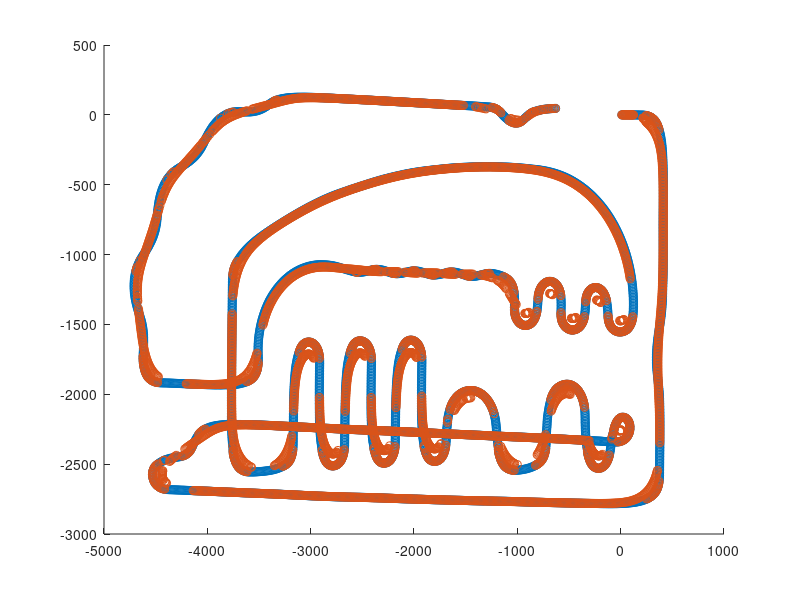

Reproduce this figure in MATLAB. (Note: this script raises an error after producing the figure.)
%data = load("2024AllJapan_Dis,theta.txt");
%data = load("reRoeasymap_Dis,theta.txt");
data = load("reRomap_xy.txt");
%data = load("Distance, Theta.txt");

AllEuclideanDistance = 0;

% 距離と角度の列を抽出
distance = data(:, 1);
theta = data(:, 2);
theta_adj = theta .* 1;

% ゼロでない距離のみを抽出
distance = nonzeros(distance);
theta = theta(1:length(distance));

% 変数の初期化
x = 0;
y = 0;
th = 0;

X = [];
Y = [];
Th = [];
originmap_EucildeanDistance = [];
array_originmap_atan2 = [];
array_radius = [];

% 距離と角度の値を反復処理
for i = 1:length(distance)
    %x = x + distance(i) * cos(th + theta_adj(i)/2); % 10mmの距離をx座標に変換
    %y = y + distance(i) * sin(th + theta_adj(i)/2); % 10mmの距離をy座標に変換
    th = th + theta_adj(i); % 角度を調整
    x = distance(i);%x座標
    y = theta(i);%y座標 thetaと書いてあるが，実際はy座標

    X = [X x];
    Y = [Y y];
    Th = [Th th];
end

origin_atan2 = atan2(Y(2)-Y(1), X(2)-X(1)); % 最初の角度を計算
array_originmap_atan2 = [origin_atan2]; % 最初の角度を配列に追加

% コースの全体距離を計算
for i = 1:length(X)-1
    EuclideanDistance(i) = sqrt((X(i+1) - X(i))^2 + (Y(i+1) - Y(i))^2);
    originmap_EucildeanDistance = [originmap_EucildeanDistance EuclideanDistance(i)];
    origin_atan2 = atan2(Y(i+1)-Y(i),X(i+1)-X(i));
    delta_origin_atan2 = origin_atan2 - array_originmap_atan2(end);
    if delta_origin_atan2 > pi
        origin_atan2 = origin_atan2 - 2 * pi;
    elseif delta_origin_atan2 < -pi
        origin_atan2 = origin_atan2 + 2 * pi;
    end
    delta_origin_atan2_2 = origin_atan2 - array_originmap_atan2(end);
    radius = abs(EuclideanDistance(i) / delta_origin_atan2_2);
    if radius > 1000
        radius = 1000;
    end
    array_originmap_atan2 = [array_originmap_atan2 origin_atan2];
    array_radius = [array_radius radius];
    AllEuclideanDistance = AllEuclideanDistance + EuclideanDistance(i);
end

% 平滑化のための変数の初期化
X_smooth = [];
Y_smooth = [];
Th_smooth = [];
Th_delta = [];
EuclideanDistance = [];
array_shortcutmap_radius = [];
AllEuclideanDistance_shortcut = 0; % ユークリッド距離の総和の初期化
distance_threshold = 1; % 距離のしきい値を設定（例：10mm）

% 最初の点を追加
X_smooth = X(1);
Y_smooth = Y(1);
Th_smooth = Th(1); % 初期角度も追加

% 移動平均を計算
n = numel(X);
for i = 2:n
    % 終点に近づくとき、窓のサイズを徐々に小さくする
    remaining_points = n - i + 1;
    windowSize = min(min(i, remaining_points), 50); % 窓のサイズを設定

    % shortcutmap_radiusが200以下のときはwindowSizeを1にする
    
    if exist('radius', 'var') && array_radius(i - 1) <= 300
        windowSize = 1;
    end

    if i <= windowSize
        temp_x = sum(X(1:i)) / i; % Xの移動平均
        temp_y = sum(Y(1:i)) / i; % Yの移動平均
    else
        temp_x = sum(X(i-windowSize+1:i)) / windowSize; % Xの移動平均
        temp_y = sum(Y(i-windowSize+1:i)) / windowSize; % Yの移動平均
    end
    
    euclidean_dist = sqrt((temp_x - X_smooth(end))^2 + (temp_y - Y_smooth(end))^2);

    if euclidean_dist > distance_threshold
        % 新しい座標を追加
        X_smooth = [X_smooth temp_x];
        Y_smooth = [Y_smooth temp_y];
        
        % 新しい角度を計算
        dx = temp_x - X_smooth(end-1); % x方向の差
        dy = temp_y - Y_smooth(end-1); % y方向の差
        new_th2 = atan2(dy, dx); % 前の座標との角度を計算

        % atan2の例外処理
        delta_th2 = new_th2 - Th_smooth(end);
        if delta_th2 > pi
            new_th2 = new_th2 - 2 * pi;
        elseif delta_th2 < -pi
            new_th2 = new_th2 + 2 * pi;
        end

        delta_th3 = new_th2 - Th_smooth(end); % 角速度の差分
        
        Th_smooth = [Th_smooth new_th2]; % 補正した角度を使用
        Th_delta = [Th_delta delta_th3];

        shortcutmap_radius = abs(euclidean_dist / delta_th3);
        if shortcutmap_radius > 1000
           shortcutmap_radius = 1000;
        end
        
        array_shortcutmap_radius = [array_shortcutmap_radius shortcutmap_radius];
        
        % ユークリッド距離を保存
        EuclideanDistance = [EuclideanDistance euclidean_dist];
        AllEuclideanDistance_shortcut = AllEuclideanDistance_shortcut + euclidean_dist;
        euclidean_dist = 0;
    end
end

% オリジナルコースとショートカットコースの総距離を表示
disp('コースの総距離:')
fprintf('%.0fmm\n', AllEuclideanDistance);

disp('ショートカット経路の総距離:')
fprintf('%.0fmm\n', AllEuclideanDistance_shortcut);

% 元マップの曲率半径
output_file = 'originmap_radius.txt';
fid = fopen(output_file, 'w');
fprintf(fid, '%f\n', [array_radius]);
fclose(fid);
disp('オリジナルマップの角度をファイルに保存されました。');

% 元マップの角度
output_file = 'originmap_atan2.txt';
fid = fopen(output_file, 'w');
fprintf(fid, '%f\n', [array_originmap_atan2]);
fclose(fid);
disp('オリジナルマップの角度をファイルに保存されました。');

% 元マップの座標間のユークリッド距離
output_file = 'originmap_EuclideanDistance.txt';
fid = fopen(output_file, 'w');
fprintf(fid, '%f\n', [originmap_EucildeanDistance]);
fclose(fid);
disp('オリジナルマップのユークリッド距離をファイルに保存されました。');

% ショートカット経路座標をファイルに保存
output_file = 'Shortcutdata_output.txt';
fid = fopen(output_file, 'w');
fprintf(fid, '%f %f\n', [X_smooth; Y_smooth]);
fclose(fid);
disp('ショートカット座標がファイルに保存されました。');

% ショートカット座標間のユークリッド距離をファイルに保存
output_file = 'EuclideanDistance_output.txt';
fid = fopen(output_file, 'w');
fprintf(fid, '%f\n', EuclideanDistance);
fclose(fid);
disp('ショートカット座標間の距離がファイルに保存されました。');

output_file = 'atan2.txt';
fid = fopen(output_file, 'w');
fprintf(fid, '%f\n', Th_smooth);
fclose(fid);
disp('atan2で計算された角速度がファイルに保存されました。');

output_file = 'atan2_delta.txt';
fid = fopen(output_file, 'w');
fprintf(fid, '%f\n', Th_delta);
fclose(fid);
disp('比較した角速度がファイルに保存されました。');

output_file = 'shortcutmap_radius.txt';
fid = fopen(output_file, 'w');
fprintf(fid, '%f\n', array_shortcutmap_radius);
fclose(fid);
disp('ショートカット経路の曲率半径がファイルに保存されました。');

% オリジナルコースとショートカットコースをプロット
figure(1);
scatter(X, Y, 'red')
hold on
scatter(X_smooth, Y_smooth, 'blue')
xline(0, "-r")
xline(-1000, "-r")
yline(0, "-r")
grid on
grid minor
axis equal
legend('Original MAP (red)', 'Shortcut MAP (blue)')
